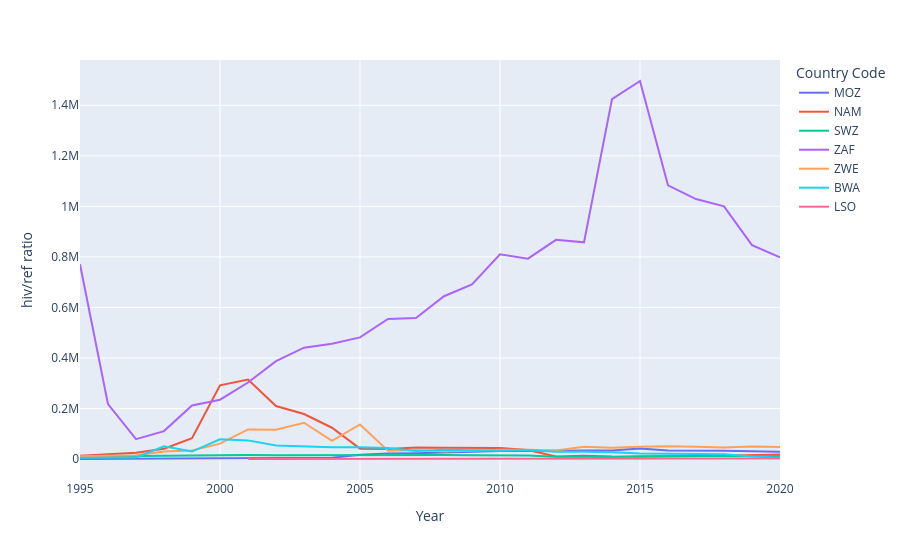

The notebook cell this image was saved under:
### Code cell
final['hiv/ref ratio'] = final['Prevalence of HIV, female (% ages 15-24)']*final['Refugee population by country or territory of asylum']
px.line(final[(final['Country Code'].isin(['NAM', 'BWA', 'ZWE', 'MOZ', 'SWZ', 'LSO', 'ZAF']))&\
              (final['Year'] >= 1995)].dropna(subset=['hiv/ref ratio'], inplace=False).sort_values(by='Year'), 
        x='Year', y='hiv/ref ratio', color='Country Code')

### Figure 1 — Plotly figure (JSON) as saved in the notebook; plotly's stock layout.template omitted (floating-point values rounded to 4 significant figures)
{"data": [{"hovertemplate": "Country Code=MOZ<br>Year=%{x}<br>hiv/ref ratio=%{y}<extra></extra>", "legendgroup": "MOZ", "line": {"color": "#636efa", "dash": "solid"}, "marker": {"symbol": "circle"}, "mode": "lines", "name": "MOZ", "orientation": "v", "showlegend": true, "type": "scatter", "x": [1995, 1996, 1997, 1998, 1999, 2000, 2001, 2002, 2003, 2004, 2005, 2006, 2007, 2008, 2009, 2010, 2011, 2012, 2013, 2014, 2015, 2016, 2017, 2018, 2019, 2020], "xaxis": "x", "y": [572, 1040, 414, 346.8, 1642.0, 1689.0, 1772.0, 1833.0, 2781, 5491.0, 17150.0, 21973, 22910.0, 25880.0, 28288, 32170.0, 31780.0, 33840.0, 34210.0, 34460.0, 42180, 34040.0, 34620.0, 33388, 30630.0, 29490.0], "yaxis": "y"}, {"hovertemplate": "Country Code=NAM<br>Year=%{x}<br>hiv/ref ratio=%{y}<extra></extra>", "legendgroup": "NAM", "line": {"color": "#EF553B", "dash": "solid"}, "marker": {"symbol": "circle"}, "mode": "lines", "name": "NAM", "orientation": "v", "showlegend": true, "type": "scatter", "x": [1995, 1996, 1997, 1998, 1999, 2000, 2001, 2002, 2003, 2004, 2005, 2006, 2007, 2008, 2009, 2010, 2011, 2012, 2013, 2014, 2015, 2016, 2017, 2018, 2019, 2020], "xaxis": "x", "y": [13260.0, 20220.0, 25520.0, 40830.0, 82970.0, 291700.0, 315000.0, 210000.0, 178200, 124100.0, 41320.0, 40360.0, 45654, 44840.0, 45108, 44220.0, 36300, 10670.0, 13281, 9884, 9688, 9783.0, 12220.0, 13167, 16860.0, 18300.0], "yaxis": "y"}, {"hovertemplate": "Country Code=SWZ<br>Year=%{x}<br>hiv/ref ratio=%{y}<extra></extra>", "legendgroup": "SWZ", "line": {"color": "#00cc96", "dash": "solid"}, "marker": {"symbol": "circle"}, "mode": "lines", "name": "SWZ", "orientation": "v", "showlegend": true, "type": "scatter", "x": [1995, 1996, 1997, 1998, 1999, 2000, 2001, 2002, 2003, 2004, 2005, 2006, 2007, 2008, 2009, 2010, 2011, 2012, 2013, 2014, 2015, 2016, 2017, 2018, 2019, 2020], "xaxis": "x", "y": [11036, 10810, 12530.0, 13430.0, 14470.0, 16491, 16491, 15480.0, 15960.0, 16030.0, 17090.0, 16544, 17120.0, 16430, 15590.0, 14990.0, 14160.0, 8932.0, 8667.0, 8585.0, 11240.0, 11310, 11692, 12150.0, 12220, 11834], "yaxis": "y"}, {"hovertemplate": "Country Code=ZAF<br>Year=%{x}<br>hiv/ref ratio=%{y}<extra></extra>", "legendgroup": "ZAF", "line": {"color": "#ab63fa", "dash": "solid"}, "marker": {"symbol": "circle"}, "mode": "lines", "name": "ZAF", "orientation": "v", "showlegend": true, "type": "scatter", "x": [1995, 1996, 1997, 1998, 1999, 2000, 2001, 2002, 2003, 2004, 2005, 2006, 2007, 2008, 2009, 2010, 2011, 2012, 2013, 2014, 2015, 2016, 2017, 2018, 2019, 2020], "xaxis": "x", "y": [770700.0, 217392, 79070.0, 110700.0, 212300.0, 234900.0, 303100.0, 387400.0, 440800.0, 456600.0, 481400.0, 554400.0, 558300.0, 644400.0, 690800.0, 810586, 793200.0, 867500.0, 857688, 1425000.0, 1496000.0, 1083000.0, 1029000.0, 1000000.0, 846666, 798200.0], "yaxis": "y"}, {"hovertemplate": "Country Code=ZWE<br>Year=%{x}<br>hiv/ref ratio=%{y}<extra></extra>", "legendgroup": "ZWE", "line": {"color": "#FFA15A", "dash": "solid"}, "marker": {"symbol": "circle"}, "mode": "lines", "name": "ZWE", "orientation": "v", "showlegend": true, "type": "scatter", "x": [1995, 1996, 1997, 1998, 1999, 2000, 2001, 2002, 2003, 2004, 2005, 2006, 2007, 2008, 2009, 2010, 2011, 2012, 2013, 2014, 2015, 2016, 2017, 2018, 2019, 2020], "xaxis": "x", "y": [10970.0, 12177, 15440, 29640.0, 33760.0, 61080.0, 117558, 116000.0, 143700.0, 72190.0, 137115, 33080.0, 35856, 30490.0, 33920.0, 37230.0, 37380.0, 34400.0, 49180.0, 44960.0, 49300.0, 50480.0, 48420.0, 45990.0, 50150.0, 48180.0], "yaxis": "y"}, {"hovertemplate": "Country Code=BWA<br>Year=%{x}<br>hiv/ref ratio=%{y}<extra></extra>", "legendgroup": "BWA", "line": {"color": "#19d3f3", "dash": "solid"}, "marker": {"symbol": "circle"}, "mode": "lines", "name": "BWA", "orientation": "v", "showlegend": true, "type": "scatter", "x": [1995, 1996, 1997, 1998, 1999, 2000, 2001, 2002, 2003, 2004, 2005, 2006, 2007, 2008, 2009, 2010, 2011, 2012, 2013, 2014, 2015, 2016, 2017, 2018, 2019, 2020], "xaxis": "x", "y": [5746.0, 4853, 6608, 50340.0, 29693, 78078, 74040.0, 54000.0, 50390.0, 46430.0, 46830.0, 43840.0, 32006, 36844, 35070.0, 33410.0, 36100.0, 29510.0, 28820.0, 27210.0, 21700.0, 21109, 20950.0, 19620.0, 10350.0, 5606.0], "yaxis": "y"}, {"hovertemplate": "Country Code=LSO<br>Year=%{x}<br>hiv/ref ratio=%{y}<extra></extra>", "legendgroup": "LSO", "line": {"color": "#FF6692", "dash": "solid"}, "marker": {"symbol": "circle"}, "mode": "lines", "name": "LSO", "orientation": "v", "showlegend": true, "type": "scatter", "x": [2001, 2011, 2012, 2013, 2014, 2015, 2016, 2017, 2018, 2019, 2020], "xaxis": "x", "y": [647.4, 486.4, 419.1, 362.5, 528.9, 372, 529, 599.5, 571.2, 1373.0, 2529], "yaxis": "y"}], "layout": {"legend": {"title": {"text": "Country Code"}, "tracegroupgap": 0}, "margin": {"t": 60}, "xaxis": {"anchor": "y", "domain": [0, 1], "title": {"text": "Year"}}, "yaxis": {"anchor": "x", "domain": [0, 1], "title": {"text": "hiv/ref ratio"}}}}
